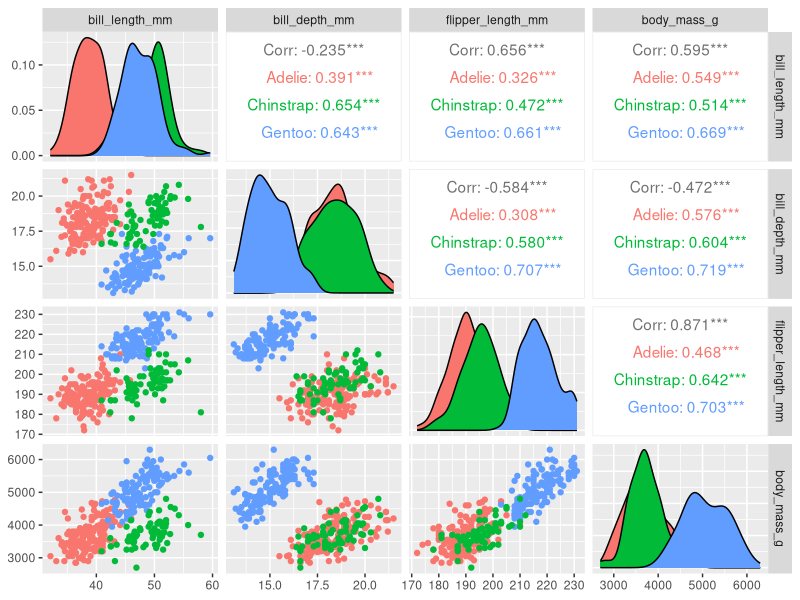
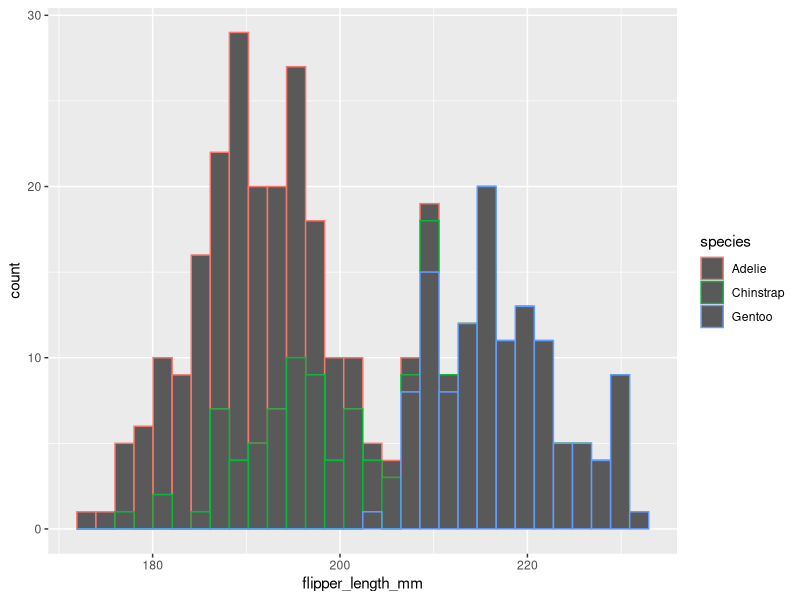

Here is the R script that generated these plots, in order:
## ---- chunk 1
# load libraries ----
library(GGally)
library(skimr)
library(palmerpenguins)
library(tidyverse)

# check out the column names ----
names(penguins)

# look at the dimensions of the df ----
dim(penguins)

# get a summary of your df ----
summary(penguins)

# get a summary using {skimr} ----
skimr::skim(penguins)

# head & tail ----
head(penguins)
tail(penguins)

## pairsplot ----
GGally::ggpairs(penguins, columns = 3:6, ggplot2::aes(color = species))

# create a histogram of penguin flipper lengths ----
ggplot(penguins, aes(x = flipper_length_mm, color = species)) + geom_histogram()
